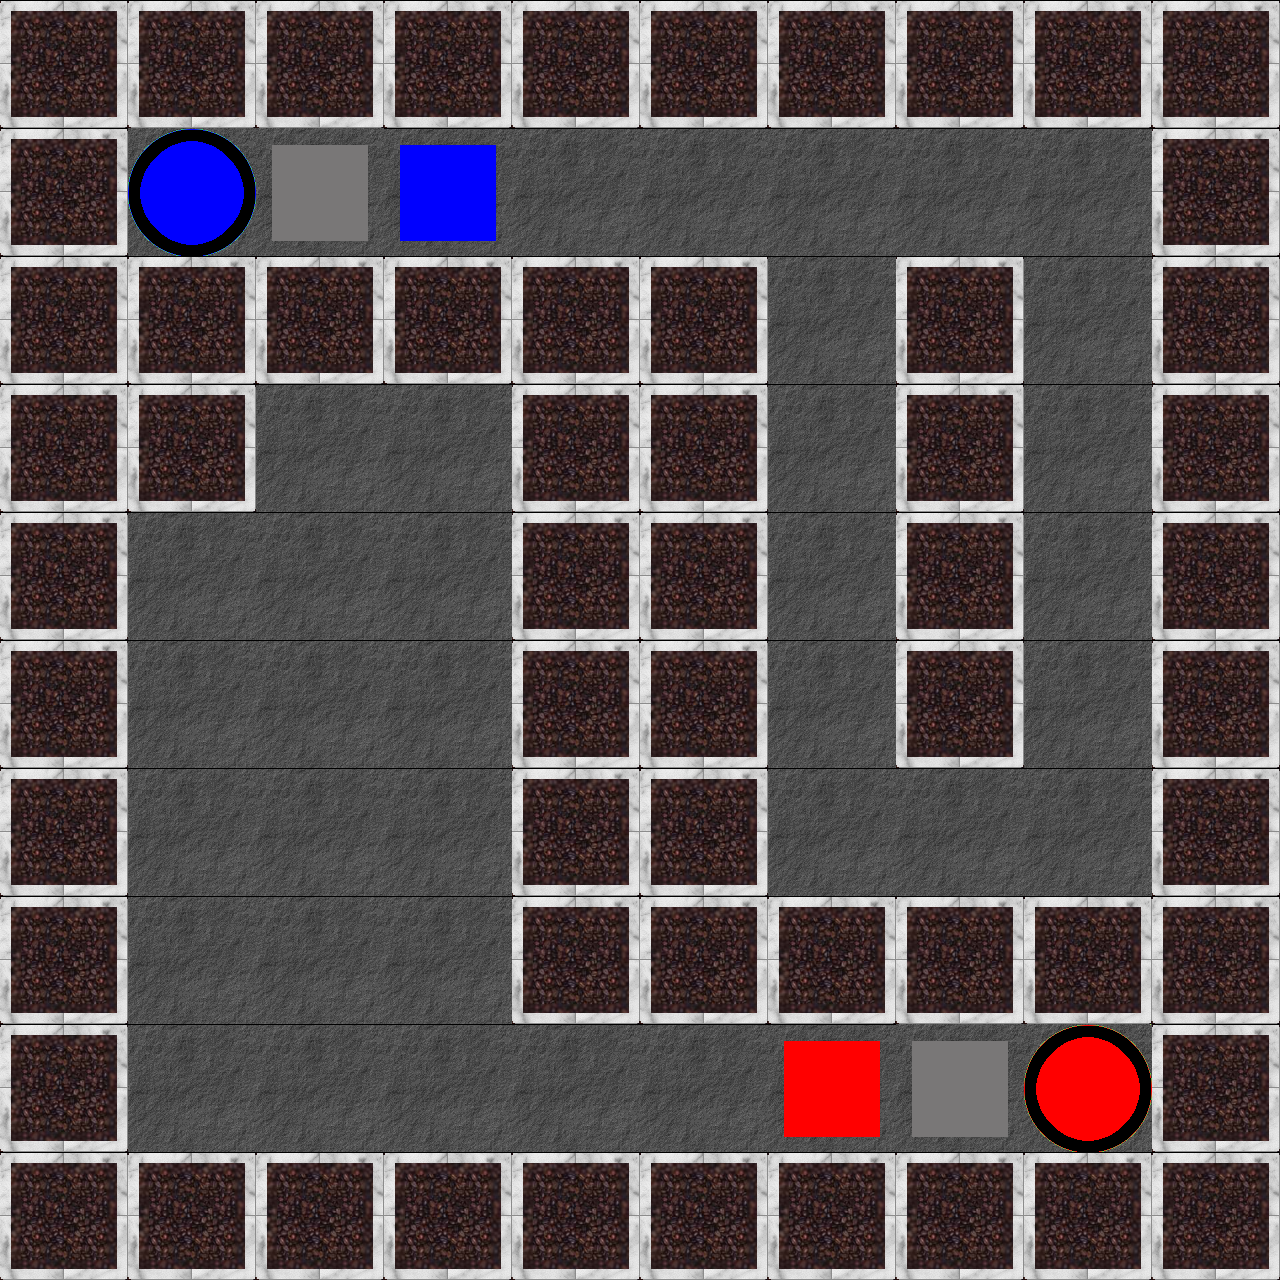

A level layout from a 2D game, rendered from its tile map. Below: a short description, then the map file with its tile-grid data intact:
An orthogonal 10x10 tile map with 128x128 px tiles, 2 tile layers (tiles, blocks).

<map version="1.0" orientation="orthogonal" width="10" height="10" tilewidth="128" tileheight="128">
 <properties>
  <property name="minMoves" value="9" />
 </properties>
 <tileset firstgid="1" name="blocks&amp;tiles" tilewidth="128" tileheight="128">
  <image source="../img/tiles_blocks.png" width="512" height="1024" />
 </tileset>
 <layer name="tiles" width="10" height="10">
  <data>
   <tile gid="3" />
   <tile gid="3" />
   <tile gid="3" />
   <tile gid="3" />
   <tile gid="3" />
   <tile gid="3" />
   <tile gid="3" />
   <tile gid="3" />
   <tile gid="3" />
   <tile gid="3" />
   <tile gid="3" />
   <tile gid="11" />
   <tile gid="2" />
   <tile gid="2" />
   <tile gid="2" />
   <tile gid="2" />
   <tile gid="2" />
   <tile gid="2" />
   <tile gid="2" />
   <tile gid="3" />
   <tile gid="3" />
   <tile gid="3" />
   <tile gid="3" />
   <tile gid="3" />
   <tile gid="3" />
   <tile gid="3" />
   <tile gid="2" />
   <tile gid="3" />
   <tile gid="2" />
   <tile gid="3" />
   <tile gid="3" />
   <tile gid="3" />
   <tile gid="2" />
   <tile gid="2" />
   <tile gid="3" />
   <tile gid="3" />
   <tile gid="2" />
   <tile gid="3" />
   <tile gid="2" />
   <tile gid="3" />
   <tile gid="3" />
   <tile gid="2" />
   <tile gid="2" />
   <tile gid="2" />
   <tile gid="3" />
   <tile gid="3" />
   <tile gid="2" />
   <tile gid="3" />
   <tile gid="2" />
   <tile gid="3" />
   <tile gid="3" />
   <tile gid="2" />
   <tile gid="2" />
   <tile gid="2" />
   <tile gid="3" />
   <tile gid="3" />
   <tile gid="2" />
   <tile gid="3" />
   <tile gid="2" />
   <tile gid="3" />
   <tile gid="3" />
   <tile gid="2" />
   <tile gid="2" />
   <tile gid="2" />
   <tile gid="3" />
   <tile gid="3" />
   <tile gid="2" />
   <tile gid="2" />
   <tile gid="2" />
   <tile gid="3" />
   <tile gid="3" />
   <tile gid="2" />
   <tile gid="2" />
   <tile gid="2" />
   <tile gid="3" />
   <tile gid="3" />
   <tile gid="3" />
   <tile gid="3" />
   <tile gid="3" />
   <tile gid="3" />
   <tile gid="3" />
   <tile gid="2" />
   <tile gid="2" />
   <tile gid="2" />
   <tile gid="2" />
   <tile gid="2" />
   <tile gid="2" />
   <tile gid="2" />
   <tile gid="9" />
   <tile gid="3" />
   <tile gid="3" />
   <tile gid="3" />
   <tile gid="3" />
   <tile gid="3" />
   <tile gid="3" />
   <tile gid="3" />
   <tile gid="3" />
   <tile gid="3" />
   <tile gid="3" />
   <tile gid="3" />
  </data>
 </layer>
 <layer name="blocks" width="10" height="10">
  <data>
   <tile gid="0" />
   <tile gid="0" />
   <tile gid="0" />
   <tile gid="0" />
   <tile gid="0" />
   <tile gid="0" />
   <tile gid="0" />
   <tile gid="0" />
   <tile gid="0" />
   <tile gid="0" />
   <tile gid="0" />
   <tile gid="0" />
   <tile gid="16" />
   <tile gid="15" />
   <tile gid="0" />
   <tile gid="0" />
   <tile gid="0" />
   <tile gid="0" />
   <tile gid="0" />
   <tile gid="0" />
   <tile gid="0" />
   <tile gid="0" />
   <tile gid="0" />
   <tile gid="0" />
   <tile gid="0" />
   <tile gid="0" />
   <tile gid="0" />
   <tile gid="0" />
   <tile gid="0" />
   <tile gid="0" />
   <tile gid="0" />
   <tile gid="0" />
   <tile gid="0" />
   <tile gid="0" />
   <tile gid="0" />
   <tile gid="0" />
   <tile gid="0" />
   <tile gid="0" />
   <tile gid="0" />
   <tile gid="0" />
   <tile gid="0" />
   <tile gid="0" />
   <tile gid="0" />
   <tile gid="0" />
   <tile gid="0" />
   <tile gid="0" />
   <tile gid="0" />
   <tile gid="0" />
   <tile gid="0" />
   <tile gid="0" />
   <tile gid="0" />
   <tile gid="0" />
   <tile gid="0" />
   <tile gid="0" />
   <tile gid="0" />
   <tile gid="0" />
   <tile gid="0" />
   <tile gid="0" />
   <tile gid="0" />
   <tile gid="0" />
   <tile gid="0" />
   <tile gid="0" />
   <tile gid="0" />
   <tile gid="0" />
   <tile gid="0" />
   <tile gid="0" />
   <tile gid="0" />
   <tile gid="0" />
   <tile gid="0" />
   <tile gid="0" />
   <tile gid="0" />
   <tile gid="0" />
   <tile gid="0" />
   <tile gid="0" />
   <tile gid="0" />
   <tile gid="0" />
   <tile gid="0" />
   <tile gid="0" />
   <tile gid="0" />
   <tile gid="0" />
   <tile gid="0" />
   <tile gid="0" />
   <tile gid="0" />
   <tile gid="0" />
   <tile gid="0" />
   <tile gid="0" />
   <tile gid="13" />
   <tile gid="16" />
   <tile gid="0" />
   <tile gid="0" />
   <tile gid="0" />
   <tile gid="0" />
   <tile gid="0" />
   <tile gid="0" />
   <tile gid="0" />
   <tile gid="0" />
   <tile gid="0" />
   <tile gid="0" />
   <tile gid="0" />
   <tile gid="0" />
  </data>
 </layer>
</map>
